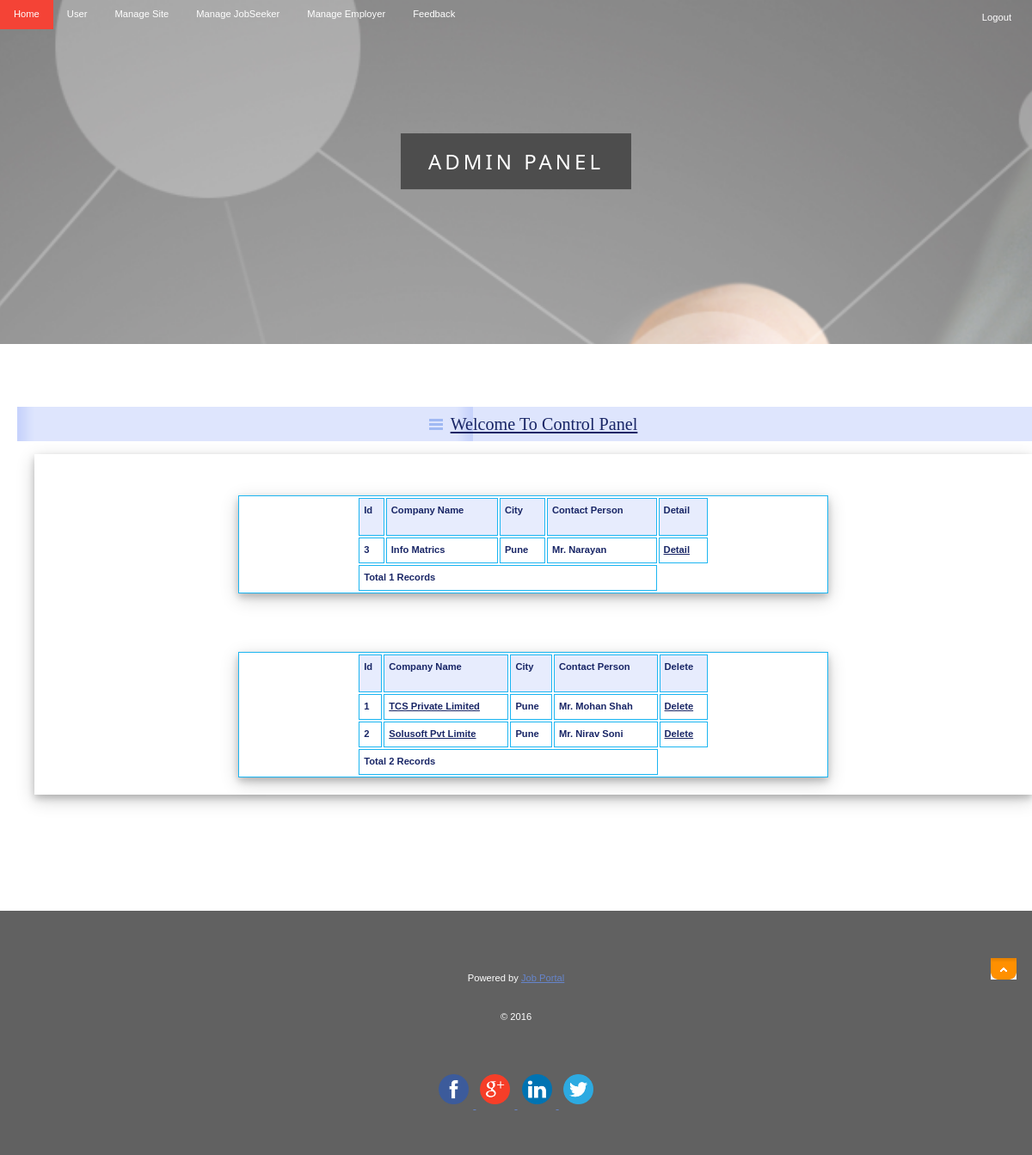
The app's page /Admin/ManageEmployer.php (signed in) with its own data.
### tables this page shows
CREATE TABLE IF NOT EXISTS `employer_reg` (`EmployerId` int(11) NOT NULL AUTO_INCREMENT,
  `CompanyName` varchar(20) NOT NULL,
  `ContactPerson` varchar(20) NOT NULL,
  `Address` varchar(100) NOT NULL,
  `City` varchar(20) NOT NULL,
  `Email` varchar(40) NOT NULL,
  `Mobile` bigint(20) NOT NULL,
  `Area_Work` varchar(40) NOT NULL,
  `Status` varchar(10) NOT NULL,
  `UserName` varchar(20) NOT NULL,
  `Password` varchar(150) NOT NULL,
  `Question` varchar(100) NOT NULL,
  `Answer` varchar(50) NOT NULL,
  PRIMARY KEY (`EmployerId`)
);

### includes/MySQLFunc.php (called while the page is built, shortened)
<?php
	if (function_exists("mysqli_connect")) {
		function sqlquery($query) {
			global $sql_connection;
			return $sql_connection->query($query);
		}
		function sqlfetcharray($result){
			if($result){
				return mysqli_fetch_array($result);
			}
			else
			{	return Array();	}
		}
		function sqlnumrows($result){
			return mysqli_num_rows($result);
		}
	}
?>

### Admin/ManageEmployer.php (the view, shortened to what this page needs)
<!DOCTYPE html>
<html  lang="cs">
<head>
    <link rel="stylesheet" media="screen,projection" type="text/css" href="./css/main.css" />
    <link rel="stylesheet" media="print" type="text/css" href="./css/print.css" />
    <link rel="stylesheet" media="aural" type="text/css" href="./css/aural.css" />
</head>
<body id="www-url-cz">
<div id="main" class="box">
<?php
include "Header.php"
?>
<?php
include "menu.php"
?>
    <div id="page" class="box">
    <div id="page-in" class="box">
        <div id="strip" class="box noprint">
            <p id="breadcrumbs">&nbsp;</p>
        </div>
        <div id="content">
            <div class="article">
                <h2><span><a href="#">Welcome To Control Panel</a></span></h2>
                <table width="100%" border="0" cellspacing="0" cellpadding="0">
                  <tr>
                    <td>&nbsp;</td>
                  </tr>
                  <tr>
                    <td><table width="100%" border="1" bordercolor="#1CB5F1" >
                        <tr>
                          <th height="32" bgcolor="#1CB5F1" class="style3"><div align="left" class="style9 style5"><strong>Id</strong></div></th>
                          <th bgcolor="#1CB5F1" class="style3"><div align="left" class="style9 style5"><strong>Company Name</strong></div></th>
                          <th bgcolor="#1CB5F1" class="style3"><div align="left" class="style9 style5"><strong>City</strong></div></th>
                          <th bgcolor="#1CB5F1" class="style3"><div align="left" class="style12">Contact Person</div></th>
                          <th bgcolor="#1CB5F1" class="style3"><div align="left" class="style9 style5"><strong>Detail</strong></div></th>
                        </tr>
                        <?php
include("../includes/MySQLFunc.php");
$sql = "select * from employer_reg where Status='Pending'";
$result = sqlquery($sql);
$records=0;
if($result){
while($row = sqlfetcharray($result))
{
$Id=$row['EmployerId'];
$Name=$row['CompanyName'];
$City=$row['City'];
$CP=$row['ContactPerson'];
?>
                        <tr>
                          <td class="style3"><div align="left" class="style9 style5"><strong><?php echo $Id;?></strong></div></td>
                          <td class="style3"><div align="left" class="style9 style5"><strong><?php echo $Name;?></strong></div></td>
                          <td class="style3"><div align="left" class="style9 style5"><strong><?php echo $City;?></strong></div></td>
                          <td class="style3"><div align="left" class="style9 style5"><strong><?php echo $CP;?></strong></div></td>
                          <td class="style3"><div align="left" class="style9 style5"><strong><a href="DetailEmp.php?EmpId=<?php echo $Id;?>">Detail</a></strong></div></td>
                        </tr>
                        <?php
}
$records = sqlnumrows($result);
}
?>
                        <tr>
                          <td colspan="4" class="style3"><div align="left" class="style12"><?php echo "Total ".$records." Records"; ?> </div></td>
                        </tr>
                    </table></td>
                  </tr>
                  <tr>
                    <td>&nbsp;</td>
                  </tr>
                  <tr>
                    <td><table width="100%" border="1" bordercolor="#1CB5F1" >
                        <tr>
                          <th height="32" bgcolor="#1CB5F1" class="style3"><div align="left" class="style9 style5"><strong>Id</strong></div></th>
                          <th bgcolor="#1CB5F1" class="style3"><div align="left" class="style9 style5"><strong>Company Name</strong></div></th>
                          <th bgcolor="#1CB5F1" class="style3"><div align="left" class="style9 style5"><strong>City</strong></div></th>
                          <th bgcolor="#1CB5F1" class="style3"><div align="left" class="style12">Contact Person</div></th>
                          <th bgcolor="#1CB5F1" class="style3"><div align="left" class="style9 style5"><strong>Delete</strong></div></th>
                        </tr>
                        <?php
$sql = "select * from employer_reg where Status='Confirm'";
$result = sqlquery($sql);
$records=0;
if($result){
while($row = sqlfetcharray($result))
{
$Id=$row['EmployerId'];
$Name=$row['CompanyName'];
$City=$row['City'];
$CP=$row['ContactPerson'];
?>
                        <tr>
                          <td class="style3"><div align="left" class="style9 style5"><strong><?php echo $Id;?></strong></div></td>
                          <td class="style3"><div align="left" class="style9 style5"><strong><a href="ViewDetailEmp.php?EmpId=<?php echo $Id;?>"><?php echo $Name;?></a></strong></div></td>
                          <td class="style3"><div align="left" class="style9 style5"><strong><?php echo $City;?></strong></div></td>
                          <td class="style3"><div align="left" class="style9 style5"><strong><?php echo $CP;?></strong></div></td>
                          <td class="style3"><div align="left" class="style9 style5"><strong><a href="DenyEmp.php?EmpId=<?php echo $Id;?>">Delete</a></strong></div></td>
                        </tr>
                        <?php
}
$records = sqlnumrows($result);
}
?>
                        <tr>
                          <td colspan="4" class="style3"><div align="left" class="style12"><?php echo "Total ".$records." Records"; ?> </div></td>
                        </tr>
                    </table></td>
                  </tr>
                </table>
                <p>&nbsp;</p>
              <p class="btn-more box noprint">&nbsp;</p>
          </div>
        </div>
    </div>
    </div>
<?php
include "footer.php"
?>
</body>
</html>

### Admin/css/main.css (style rules this page uses)
* { min-height:1px; }
body { border:0; margin:0; padding:0; font:70%/160% "verdana",sans-serif; color:#192666; text-align:center; }
a { color:#192666; }
p { border:0; margin:15px 0; padding:0; line-height:30px; }
div { display:block; border:0; margin:0; padding:0; }
h1, h2, h3, h4, h5 { border:0; margin:15px 0 10px 0; padding:0; font-weight:bold; }
h2 { font-size:180%; line-height:100%; font-family:"georgia",serif; font-weight:normal; }
table { box-shadow: 0 4px 8px 0 rgba(0, 0, 0, 0.2), 0 6px 20px 0 rgba(0, 0, 0, 0.19); display:table; margin:15px 0; padding:0; font-size:100%; padding-left: 20%; padding-right: 20%; }
tr { display:table-row; }
th, td { display: table-cell; margin:0; padding:5px; vertical-align:top; text-align:left; }
th { background:#E7ECFD; text-align:center; color:#192666; font-weight:bold; }
a, img, span { border:0; margin:0; padding:0; }
strong, .strong { font-weight:bold; }
.box { min-height:1px; _height:1px; }
.box:after { content:"."; display:block; line-height:0px; font-size:0px; visibility:hidden; clear:both; }
#main { width:100%; }
#page { width:100%; min-height:1px; _height:1px; }
#page-in { min-height:1px; padding:10px 0; _height:1px; }
#strip { position:relative; clear:both; padding:3px 20px 10px 20px; color:#6182D1; }
#strip p { margin:0; }
#strip #breadcrumbs { width:520px; margin:0; padding:0; }
#content { float:left; width:100%; margin:0; padding:0 0 0 20px; }
#content .article { clear:both; margin:0; padding:20px; }
#content .article h2 { margin:0 -20px; padding:10px; background:#DEE5FD url("../design/content_title_bg.gif") 0 0 repeat-y; color:#192666; }
#content .article h2 span { background:url("../design/ico_list.gif") 0 50% no-repeat; padding-left:25px; }
#content .article p { text-align:justify; }
#content .btn-more { margin:0 0 15px 0; padding:0; border:0; position:relative; }

### Admin/css/print.css (style rules this page uses)
body { border:0; margin:0; padding:0; font-size:12pt }
a { color:#000; text-decoration:none; }
h1, h2, h3 { page-break-after:avoid; page-break-inside:avoid; }
table { border-collapse: collapse; border-width:1px; border-style:solid; }
th, td { display:table-cell; border-width:1px; border-style:solid; }
.noprint { display:none; }

### Employer/css/aural.css (style rules this page uses)
body { voice-family:paul,male; volume:loud; speech-rate:slow; richness:90; stress:20; }
h1, h2, h3, h4, h5 { cue-before:url("ping.au"); }
p, table { pause:50ms; }
strong { pitch:medium; pitch-range:60; stress:90; richness:90; }

### Admin/ManageEmployer.php (style rules this page uses)
.style3 { font-weight: bold }

### records on screen
employer_reg: EmployerId "3", CompanyName "Info Matrics", City "Pune", ContactPerson "Mr. Narayan"
employer_reg: EmployerId "1", CompanyName "TCS Private Limited", City "Pune", ContactPerson "Mr. Mohan Shah"
employer_reg: EmployerId "2", CompanyName "Solusoft Pvt Limite", City "Pune", ContactPerson "Mr. Nirav Soni"

### other values on screen
$records "1"
$records "2"
